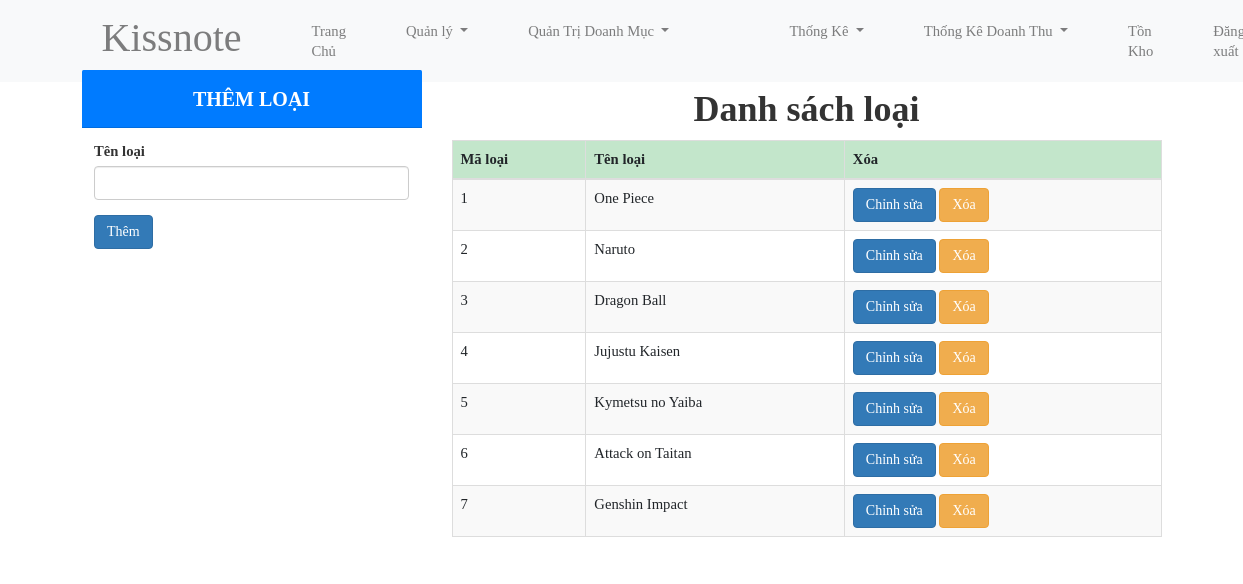
/Admin2/index.php?action=loai (signed in), run on the app's committed database.
### tables this page shows
CREATE TABLE `loai` (
  `maloai` int NOT NULL,
  `tenloai` varchar(50) NOT NULL,
  `idmenu` int NOT NULL,
  `trangthai` int NOT NULL
);

### Admin2/Model/connect.php (called while the page is built, shortened)
<?php
class connect
{
	var $db=null;
	public function __construct()
	{
		$dsn='mysql:host=localhost;dbname=shopgiay';
		$user='root';
		$pass='';
		$this->db=new PDO($dsn,$user,$pass,array(PDO::MYSQL_ATTR_INIT_COMMAND=>"SET NAMES utf8"));
	}
	public function getList($select)
	{
		$results=$this->db->query($select);
		return($results);
	}
}
?>

### Admin2/Model/loai.php (called while the page is built, shortened)
<?php
    class loai{
        function getLoai()
        {
            $db=new connect();
            $select="select * from loai where trangthai=0";
            $result=$db->getList($select);
            return $result;
        }
    }
?>

### Admin2/View/addloaisanpham.php (the view, shortened to what this page needs)
<div class="col-md-12" style="margin-top:30px;">
  <div class="col-md-4">
        <div class="card-header bg-primary text-center">
           <h4>THÊM LOẠI</h4>
        </div>
        <div class="card-body">
          <?php
            if (isset($_GET['act'])&& $_GET['act']=='update') {
              echo '<form action="index.php?action=loai&act=update_action" method="post" enctype="multipart/form-data">';
            } else {
              echo '<form action="index.php?action=loai&act=loai_action" method="post" enctype="multipart/form-data">';
            }
          ?>
              <div class="form-group">
                <label for="">Tên loại</label>
                <input type="text" name="tenloai" class="form-control" value="<?php if (isset($_GET['act'])&& $_GET['act']=='update'){
                  echo $_SESSION['tenloai'] ;
                } ?>">
              </div>
              <?php
                if (isset($_GET['act'])&& $_GET['act']=='update') {
                  echo '<div class="form-group">
                            <button type="submit" class="btn btn-primary">Cập nhật</button>
                        </div>';
                } else {
                  echo '<div class="form-group">
                            <button type="submit" class="btn btn-primary">Thêm</button>
                        </div>';
                }
              ?>
          </form>
        </div>
  </div>
  <div class="col-md-8">
    <h1 class="text-center"><b>Danh sách loại</b></h1>
    <table class="table table-bordered table-striped table-hover">
      <thead class="table-success">
        <tr>
          <th>Mã loại</th>
          <th>Tên loại</th>
          <th>Xóa</th>
        </tr>
      </thead>
      <tbody>
        <?php
          $loai = new loai();
          $result = $loai->getLoai();
          while ($set=$result->fetch()) :
        ?>
        <tr>
          <td><?php echo $set['maloai']?></td>
          <td><?php echo $set['tenloai']?></td>
          <td>
            <a href="index.php?action=loai&act=update&id=<?php echo $set['maloai'] ?>" type="button" class="btn btn-primary">Chỉnh sửa</a>
            <a href="index.php?action=loai&act=delloai&id=<?php echo $set['maloai'] ?>" type="button" class="btn btn-warning">Xóa</a>
          </td>
        </tr>
        <?php endwhile; ?>
      </tbody>
    </table>
  </div>
</div>

### Admin2/index.php (shortened to what this page needs)
<?php
function myModelClass($classname)
{
    $path="Model/";
}
?>
<!DOCTYPE html>
<html lang="en">
<head>
    <link rel="stylesheet" href="https://maxcdn.bootstrapcdn.com/bootstrap/4.5.2/css/bootstrap.min.css">
    <link rel="stylesheet" href="https://maxcdn.bootstrapcdn.com/bootstrap/3.3.6/css/bootstrap.min.css">
    <link rel="stylesheet" type="text/css" href="../Content/CSS/Tour.css" />
</head>
<body>
<?php
if(isset($_GET['action']) && $_GET['action'] != 'dangnhap')
{
    include "View/headder.php";
}
?>
        <div class="container">
        <div class="row">
        <?php
            $ctrl="dangnhap";
            if(isset($_GET['action']))
                $ctrl=$_GET['action'];
            include 'Controller/'.$ctrl.'.php';
        ?>
        </div>
    </div>
</body>
</html>

### Admin2/View/headder.php (shortened to what this page needs)
<header class="row no-gutters">
    <section class="col-12" style="height:40px; width:100%">
        <nav class="navbar navbar-expand-sm bg-light navbar-light">
            <div class="container">
                <ul class="navbar-nav mr-auto mt-2 mt-lg-0">
                    <li class="nav-item">
                        <a class="nav-link" href="index.php?action=hanghoa"
                            style="font-family: 'Gigi', serif; font-size: 40px; margin-top: -6px;">
                            Kissnote
                        </a>
                    </li>
                </ul>
                <ul class="navbar-nav col-md-10 list-inline">
                    <li class="nav-item">
                        <a class="nav-link" href="index.php?action=hanghoa">Trang Chủ</a>
                    </li>
                    <li class="nav-item dropdown">
                        <a class="nav-link dropdown-toggle" href="#" id="navbardrop" data-toggle="dropdown">
                            Quản lý
                        </a>
                    </li>
                    <li class="nav-item dropdown">
                        <a class="nav-link dropdown-toggle" href="#" id="navbardrop" data-toggle="dropdown">
                            Quản Trị Doanh Mục
                        </a>
                    </li>
                    <li class="nav-item dropdown">
                        <a class="nav-link" href="index.php?action=thongke">
                        </a>
                    </li>
                    <li class="nav-item dropdown">
                        <a class="nav-link dropdown-toggle" href="#" id="navbardrop" data-toggle="dropdown">
                            Thống Kê
                        </a>
                    </li>
                    <li class="nav-item dropdown">
                        <a class="nav-link dropdown-toggle" href="#" id="navbardrop" data-toggle="dropdown">
                            Thống Kê Doanh Thu
                        </a>
                    </li>
                    <li class="nav-item">
                        <a class="nav-link" href="index.php?action=tonkho">Tồn Kho</a>
                    </li>
                    <?php
                    if (isset($_SESSION['admin'])) {
                        ?>
                        <li class="nav-item">
                            <a class="nav-link" href="index.php?action=dangnhap&act=dangxuat">Đăng xuất</a>
                        </li>
                        <?php
                    } else {
                        ?>
                        <li class="nav-item">
                            <a class="nav-link" href="index.php?action=dangnhap">Đăng nhập</a>
                        </li>
                    <?php }
                    ; ?>
                </ul>
            </div>
        </nav>
    </section>
</header>

### Admin2/Controller/loai.php (shortened to what this page needs)
<?php
$act="loai";
switch ($act) {
    case 'loai':
        include_once "./View/addloaisanpham.php";
        break;
}
?>

### DuAnCuoiKy/Content/CSS/Tour.css (style rules this page uses)
body { font-family: 'Times New Roman', Times, serif; font-size: 11pt; margin: auto; }
.navbar { width: 100%; background: white; color: black; }
.navbar-nav>li { margin-left: 30px; margin-right: 10px; }
a:link { text-decoration: none; }
h4 { font-size: 20px; font-weight: bold; }
.form-control { margin-bottom: 10px; }

### data on the page
loai: maloai "1", tenloai "One Piece"
loai: maloai "2", tenloai "Naruto"
loai: maloai "3", tenloai "Dragon Ball"
loai: maloai "4", tenloai "Jujustu Kaisen"
loai: maloai "5", tenloai "Kymetsu no Yaiba"
loai: maloai "6", tenloai "Attack on Taitan"
loai: maloai "7", tenloai "Genshin Impact"
